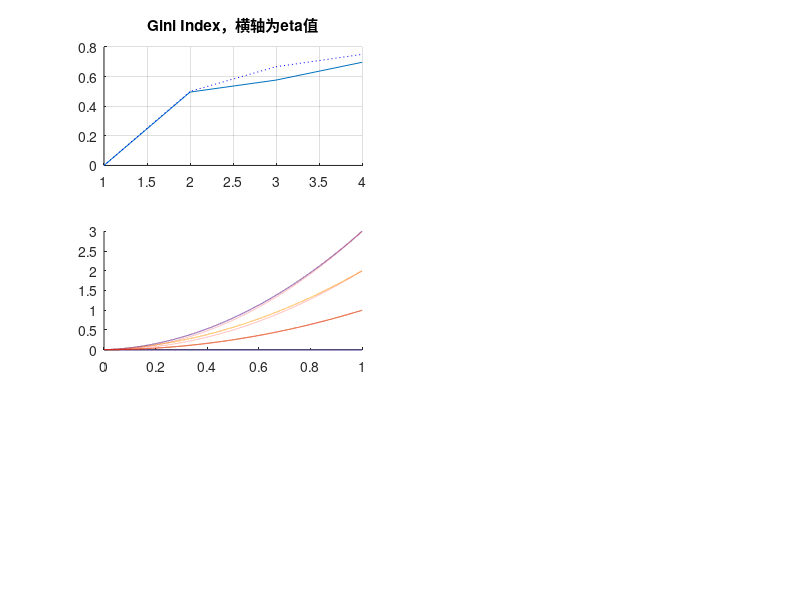

This figure's MATLAB source: (Note: this script raises an error after producing the figure.)
clear all
clf

eta = [0:0.0001:1];
BASE = 2;%exp(1);
M = [2:1:5];
m=M-1;

% alpha等于psi hat
%alpha = ones(length(M),max(M)-1);
alpha = rand(length(M),max(M)-1);

for j = 1:length(M)
    alpha(j,:) = alpha(j,:) / sum(alpha(j,[1:(M(j)-1)]));
    % 除开Null社区的分布
    gini_alpha(j) = 1;
    gini_alpha_max(j) = 1;
    % 计算各种熵值
    for i = 1:M(j)-1
        % 除开Null社区的Gini Index，也就是psi hat的gini index值
        gini_alpha(j) = gini_alpha(j) - alpha(j,i) * alpha(j,i);
        gini_alpha_max(j) = gini_alpha_max(j) - (1/m(j)) * (1/m(j));
    end
    
    % 分裂指数 
    I_psi(j,:) =  (1- eta).* m(j) .* gini_alpha(j);
    I_psi_max(j,:) =  (1- eta).* m(j) .* gini_alpha_max(j);
    % 差分作为分裂指数的导数
    for k=1:length(I_psi_max(j,:))-1
        d_psi(j,k) = I_psi_max(j,k+1) - I_psi_max(j,k);
    end
    d_psi(j,length(I_psi_max(j,:))) = d_psi(j,length(I_psi_max(j,:))-1);
    
    
    % 缩减指数
    I_eta(j,:) =  eta .* (m(j)*gini_alpha_max(j) - I_psi(j,:));
    I_eta_max(j,:) =  eta .* (m(j)*gini_alpha_max(j) - I_psi_max(j,:));
    % 差分作为缩减指数的导数
    for k=1:length(I_eta_max(j,:))-1
        d_eta(j,k) = I_eta_max(j,k+1) - I_eta_max(j,k);%H(j) - h(j,:) + eta./(1-eta).* h(j,:) + eta./(1-eta).*log(eta) / log(BASE) + C; % derivative of I_eta wrt. eta
    end
    d_eta(j,length(I_eta_max(j,:))) = d_eta(j,length(I_eta_max(j,:))-1);
    
end

subplot(3,2,1);title("Gini Index，横轴为eta值");grid on;hold on;
%plot(eta, h_max);legend("M="+M);
plot(m, gini_alpha); % entropy of random distribution of psi given m and eta
plot(m, gini_alpha_max, 'b:'); % maximum entropy given m, i.e., -log( 1/(m+1) )
hold off;

subplot(3,2,3);hold on;
plot(eta, I_eta);  % shrink index, random distribution of psi, given eta and m
%plot(eta, H_plot_M, 'b:'); % maximum entropy + m, which is the maximum of shrink index obtained when eta==1 given m
plot(eta, I_eta_max,'r:'); % even distribution of psi, given eta and m
legend("M="+M);
title("缩减指数（实线对应随机分布，虚线对应均匀分布最大熵），横轴为eta值");grid on;hold off;

subplot(3,2,4);plot(eta, d_eta);title("缩减指数对eta求导");legend("M=m+1="+M);grid on; % derivative of shrink index wrt eta, given m, always positive

%subplot(2,2,3);plot([1:M-1], alpha);title("alpha");grid on;
subplot(3,2,5);hold on;
plot(eta, I_psi);
plot(eta, I_psi_max,'r:');
legend("M="+M);
title("分裂指数（实线对应随机分布，虚线对应均匀分布最大熵），横轴为eta值");grid on;hold off;

subplot(3,2,6);plot(eta, d_psi);title("分裂指数对eta求导");legend("M=m+1="+M);grid on; 

%subplot(2,2,4);plot(eta, res);title("eta .* log(eta) ./ (1-eta)");grid on;